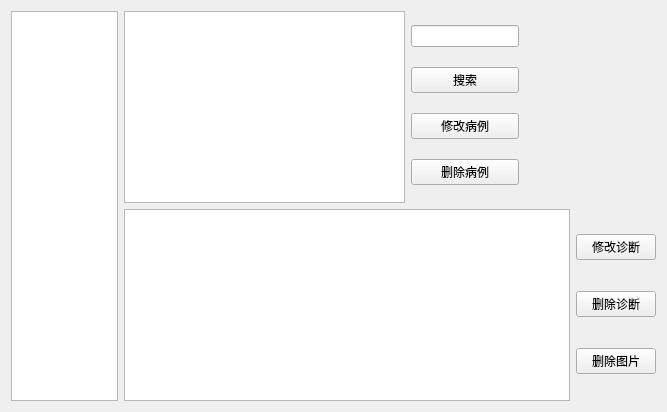
         <widget class="QWidget" name="tab_3">
          <attribute name="title">
           <string>3</string>
          </attribute>
          <layout class="QVBoxLayout" name="verticalLayout_10">
           <item>
            <layout class="QHBoxLayout" name="horizontalLayout_11" stretch="1,5">
             <item>
              <widget class="scrollImageWidget" name="listWidget_dataBasePicture"/>
             </item>
             <item>
              <layout class="QVBoxLayout" name="verticalLayout_8" stretch="0,0">
               <item>
                <layout class="QHBoxLayout" name="horizontalLayout_9" stretch="3,1">
                 <item>
                  <layout class="QHBoxLayout" name="horizontalLayout_8" stretch="6,1">
                   <property name="spacing">
                    <number>6</number>
                   </property>
                   <item>
                    <widget class="QTableWidget" name="tableWidget_case"/>
                   </item>
                   <item>
                    <layout class="QVBoxLayout" name="verticalLayout_6" stretch="0,0,0,0">
                     <item>
                      <widget class="QLineEdit" name="lineEdit_search">
                       <property name="sizePolicy">
                        <sizepolicy hsizetype="Fixed" vsizetype="Fixed">
                         <horstretch>0</horstretch>
                         <verstretch>0</verstretch>
                        </sizepolicy>
                       </property>
                      </widget>
                     </item>
                     <item>
                      <widget class="QPushButton" name="pushButton_search">
                       <property name="sizePolicy">
                        <sizepolicy hsizetype="Minimum" vsizetype="Fixed">
                         <horstretch>0</horstretch>
                         <verstretch>0</verstretch>
                        </sizepolicy>
                       </property>
                       <property name="minimumSize">
                        <size>
                         <width>0</width>
                         <height>0</height>
                        </size>
                       </property>
                       <property name="maximumSize">
                        <size>
                         <width>16777215</width>
                         <height>16777215</height>
                        </size>
                       </property>
                       <property name="text">
                        <string>搜索</string>
                       </property>
                      </widget>
                     </item>
                     <item>
                      <widget class="QPushButton" name="pushButton_modifyCase">
                       <property name="sizePolicy">
                        <sizepolicy hsizetype="Minimum" vsizetype="Fixed">
                         <horstretch>0</horstretch>
                         <verstretch>0</verstretch>
                        </sizepolicy>
                       </property>
                       <property name="minimumSize">
                        <size>
                         <width>0</width>
                         <height>0</height>
                        </size>
                       </property>
                       <property name="maximumSize">
                        <size>
                         <width>16777215</width>
                         <height>16777215</height>
                        </size>
                       </property>
                       <property name="text">
                        <string>修改病例</string>
                       </property>
                      </widget>
                     </item>
                     <item>
                      <widget class="QPushButton" name="pushButton_deleteCase">
                       <property name="sizePolicy">
                        <sizepolicy hsizetype="Minimum" vsizetype="Fixed">
                         <horstretch>0</horstretch>
                         <verstretch>0</verstretch>
                        </sizepolicy>
                       </property>
                       <property name="minimumSize">
                        <size>
                         <width>0</width>
                         <height>0</height>
                        </size>
                       </property>
                       <property name="maximumSize">
                        <size>
                         <width>16777215</width>
                         <height>16777215</height>
                        </size>
                       </property>
                       <property name="text">
                        <string>删除病例</string>
                       </property>
                      </widget>
                     </item>
                    </layout>
                   </item>
                  </layout>
                 </item>
                 <item>
                  <widget class="QLabel" name="label">
                   <property name="frameShape">
                    <enum>QFrame::NoFrame</enum>
                   </property>
                   <property name="text">
                    <string/>
                   </property>
                  </widget>
                 </item>
                </layout>
               </item>
               <item>
                <layout class="QHBoxLayout" name="horizontalLayout_10">
                 <item>
                  <widget class="QTableWidget" name="tableWidget_diagnose"/>
                 </item>
                 <item>
                  <layout class="QVBoxLayout" name="verticalLayout_7">
                   <item>
                    <widget class="QPushButton" name="pushButton_modifyDiagnose">
                     <property name="text">
                      <string>修改诊断</string>
                     </property>
                    </widget>
                   </item>
                   <item>
                    <widget class="QPushButton" name="pushButton_deleteDiagnose">
                     <property name="text">
                      <string>删除诊断</string>
                     </property>
                    </widget>
                   </item>
                   <item>
                    <widget class="QPushButton" name="pushButton_4">
                     <property name="text">
                      <string>删除图片</string>
                     </property>
                    </widget>
                   </item>
                  </layout>
                 </item>
                </layout>
               </item>
              </layout>
             </item>
            </layout>
           </item>
          </layout>
         </widget>
